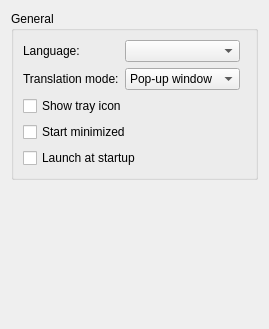
      <widget class="QWidget" name="generalPage">
       <layout class="QVBoxLayout" name="generalLayout">
        <item>
         <widget class="QGroupBox" name="generalGroupBox">
          <property name="title">
           <string>General</string>
          </property>
          <layout class="QGridLayout" name="generalBoxLayout" columnstretch="0,0,1">
           <item row="0" column="0">
            <widget class="QLabel" name="localeLabel">
             <property name="sizePolicy">
              <sizepolicy hsizetype="Minimum" vsizetype="Minimum">
               <horstretch>0</horstretch>
               <verstretch>0</verstretch>
              </sizepolicy>
             </property>
             <property name="text">
              <string>Language:</string>
             </property>
            </widget>
           </item>
           <item row="1" column="0">
            <widget class="QLabel" name="windowModeLabel">
             <property name="text">
              <string>Translation mode:</string>
             </property>
            </widget>
           </item>
           <item row="1" column="1">
            <widget class="QComboBox" name="windowModeComboBox">
             <property name="toolTip">
              <string>&lt;html&gt;&lt;head/&gt;&lt;body&gt;&lt;p&gt;A window for translating selected text. If the application is minimized, the main window will always be used.&lt;/p&gt;&lt;/body&gt;&lt;/html&gt;</string>
             </property>
             <item>
              <property name="text">
               <string>Pop-up window</string>
              </property>
             </item>
             <item>
              <property name="text">
               <string>Main window</string>
              </property>
             </item>
             <item>
              <property name="text">
               <string>Notification</string>
              </property>
             </item>
            </widget>
           </item>
           <item row="0" column="1">
            <widget class="QComboBox" name="localeComboBox">
             <property name="toolTip">
              <string>&lt;html&gt;&lt;head/&gt;&lt;body&gt;&lt;p&gt;Interface language&lt;/p&gt;&lt;/body&gt;&lt;/html&gt;</string>
             </property>
            </widget>
           </item>
           <item row="4" column="0" colspan="2">
            <widget class="QCheckBox" name="autostartCheckBox">
             <property name="toolTip">
              <string>&lt;html&gt;&lt;head/&gt;&lt;body&gt;&lt;p&gt;Run the application at system startup&lt;/p&gt;&lt;/body&gt;&lt;/html&gt;</string>
             </property>
             <property name="text">
              <string>Launch at startup</string>
             </property>
            </widget>
           </item>
           <item row="3" column="0" colspan="3">
            <widget class="QCheckBox" name="startMinimizedCheckBox">
             <property name="enabled">
              <bool>true</bool>
             </property>
             <property name="toolTip">
              <string>&lt;html&gt;&lt;head/&gt;&lt;body&gt;&lt;p&gt;Start application minimized to the system tray&lt;/p&gt;&lt;/body&gt;&lt;/html&gt;</string>
             </property>
             <property name="text">
              <string>Start minimized</string>
             </property>
            </widget>
           </item>
           <item row="2" column="0" colspan="3">
            <widget class="QCheckBox" name="showTrayIconCheckBox">
             <property name="toolTip">
              <string>&lt;html&gt;&lt;head/&gt;&lt;body&gt;&lt;p&gt;Display icon in the system tray&lt;/p&gt;&lt;/body&gt;&lt;/html&gt;</string>
             </property>
             <property name="text">
              <string>Show tray icon</string>
             </property>
            </widget>
           </item>
          </layout>
         </widget>
        </item>
        <item>
         <spacer name="generalSpacer">
          <property name="orientation">
           <enum>Qt::Vertical</enum>
          </property>
          <property name="sizeHint" stdset="0">
           <size>
            <width>20</width>
            <height>138</height>
           </size>
          </property>
         </spacer>
        </item>
       </layout>
      </widget>
